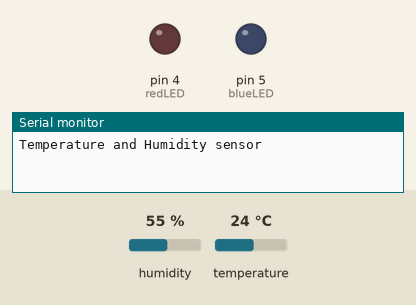
The sketch below on a simulated Arduino Uno, built with avr-gcc and run on an emulated ATmega328P. Shown: output pins drawn as LEDs (lit = HIGH), the last lines printed to the serial monitor. The test bench sets the inputs (shaded band); at power-on: humidity 55 %, temperature 24 °C.

Above: at 1.7 s.
1.8 s: humidity set to 29 %
6.3 s: humidity set to 26 %
At 7.1 s:
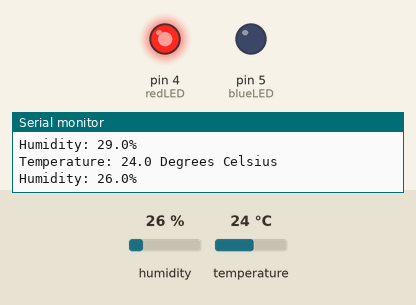
10.8 s: humidity set to 40 %
At 13.0 s:
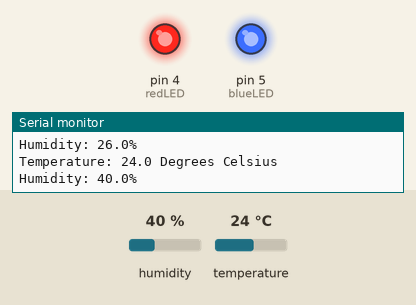
15.3 s: temperature set to 23.2 °C
19.8 s: temperature set to 21.9 °C
At 22.3 s:
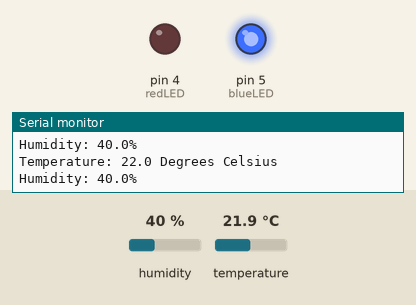
24.3 s: humidity set to 22 %
At 25.9 s:
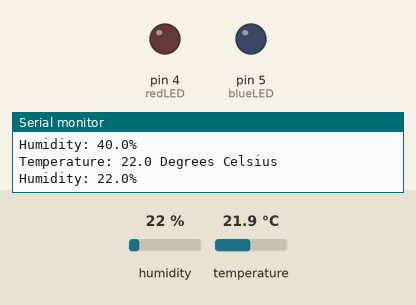
Timing chart, 0 to 27.4 s (numbered marks = the images above; inputs shaded):
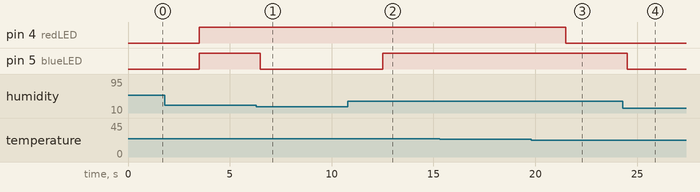

Measured:
- the behaviour switches between 28 and 27 % on humidity (found by bisection; images 0 and 1)
- the behaviour switches between 22.5 and 22.4 °C on temperature (found by bisection; images 2 and 3)
- after the input at 6.3 s, pin 5 (blueLED): HIGH → LOW after 0.20 s
- after the input at 10.8 s, pin 5 (blueLED): LOW → HIGH after 1.7 s
- after the input at 19.8 s, pin 4 (redLED): HIGH → LOW after 1.7 s
- after the input at 24.3 s, pin 5 (blueLED): HIGH → LOW after 0.21 s

The sketch:

temperature-humidity-sensor.ino
```cpp
// Name: Mark Katigbak
// Temp and Humidity sensor

#include <dht_nonblocking.h>
// Define sensor type as DHT11
#define DHT_SENSOR_TYPE DHT_TYPE_11

// Pin for the DHT sensor
static const int DHT_SENSOR_PIN = 2;
// Create DHT sensor object
DHT_nonblocking dht_sensor(DHT_SENSOR_PIN, DHT_SENSOR_TYPE);

// Pin for red LED
int redLED = 4;
// Pin for blue LED
int blueLED = 5;

// Function prototype for environment measurement
static bool measure_environment(float *temperature, float *humidity);

void setup() {
  // Initialize serial communication
  Serial.begin( 9600);

  // Wait for sensor to initialize
  delay(500);

  // Print start message
  Serial.println("\nTemperature and Humidity sensor\n");

  // Set red and blue LED pin as output
  pinMode(redLED, OUTPUT);
  pinMode(blueLED, OUTPUT);
}

void loop() {
  // Variable to store temperature
  float temperature;
  // Variable to store humidity
  float humidity;

  // Measure environment and check if successful
  if(measure_environment(&temperature, &humidity) == true) {
    // Print temperature
    Serial.print("Temperature: ");
    Serial.print(temperature, 1);
    Serial.println(" Degrees Celsius");

    // Print humidity
    Serial.print("Humidity: ");
    Serial.print(humidity, 1);
    Serial.println("%\n");

    // Control red LED based on temperature
    if(temperature >= 23) {
      // Turn on red LED if temp >= 23°C
      digitalWrite(redLED, HIGH);
    }
    else {
      // Turn off red LED if temp < 23°C
      digitalWrite(redLED, LOW);
    }

    // Control blue LED based on humidity
    if(humidity >= 28) {
      // Turn on blue LED if humidity is >= 28%
      digitalWrite(blueLED, HIGH);
    }
    else {
      // Turn off blue LED if humidity < 28%
      digitalWrite(blueLED, LOW);
    }
  }
}

static bool measure_environment(float *temperature, float *humidity) {
  // Timestamp for last measurement
  static unsigned long measurement_timestamp = millis();

  // Measure every 3 seconds
  if(millis() - measurement_timestamp > 3000ul)
  {
    // Attempt to get temperature and humidity
    if(dht_sensor.measure(temperature, humidity) == true )
    {
      // Update timestamp after successful measurement
      measurement_timestamp = millis();
      // Return true if measurement is successful
      return(true);
    }
  }

  // Return false if measurement failed or not time yet
  return(false);
}
```
